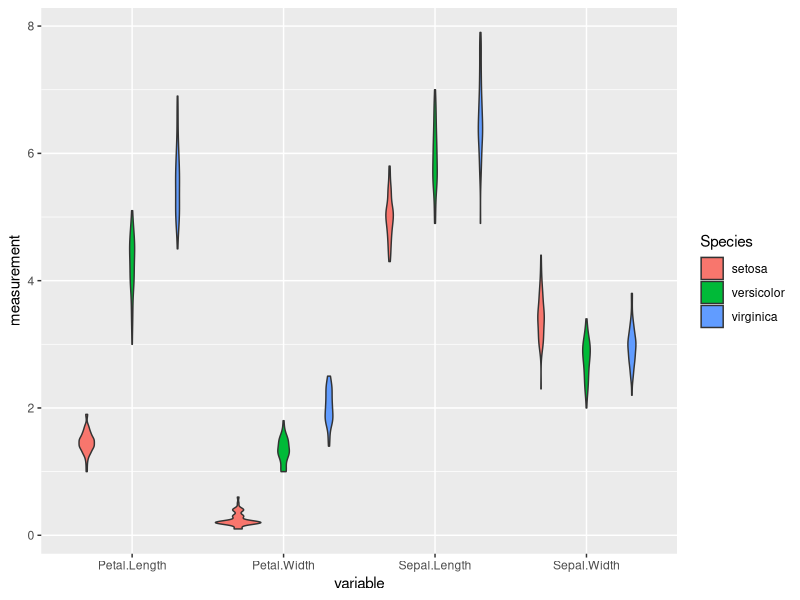

The R script that drew this image:
library(vegan)
library(tidyverse)

####reshaping data####
#make tidy data
#gather, spread

iris <- as_tibble(iris)
iris

#select
iris %>% select(Sepal.Length, Species)

iris %>% select(-Sepal.Width)
iris %>% select(Sepal.Length:Petal.Length)

iris %>% rename(sepal_length = Sepal.Length, spp = Species)
iris %>% rename(`sepal_length` = Sepal.Length)
iris %>% rename(`1` = Sepal.Length)

iris %>% filter(Sepal.Length > 5, Petal.Length < 2) %>%
 select(Species)

iris[iris$Sepal.Length > 5 & iris$Petal.Length < 2, "Species"]

iris %>% group_by(Species)

#mutate
iris %>% mutate(petal.area = Petal.Length * Petal.Width)
iris %>%  mutate(Species = toupper(Species))

iris %>% group_by(Species) %>% summarise (mean_petal_length = mean(Petal.Length), sd(Petal.Length))

iris %>% group_by(Species) %>% 
  mutate(mean_petal_length = mean(Petal.Length)) %>% 
ungroup() 

iris %>% arrange(Petal.Length)
iris %>% arrange(desc(Petal.Length))

iris %>% group_by(Species) %>%  arrange(Petal.Length) %>% slice(1:3)

iris %>% group_by(Species) %>% nest()

iris %>% group_by(Species) %>% 
  nest() %>% 
  mutate(mod = map(data, ~lm(Sepal.Length ~ Sepal.Width, data= . ))) %>% 
  mutate(coef = map(mod, broom::tidy)) %>% 
  unnest(coef)

iris %>% 
  rownames_to_column() %>% 
  gather(key = variable, value = measurement, -Species, -rowname ) %>% 
  group_by(Species, variable) %>% 
  summarise(mean = mean(measurement))

iris %>%
  rownames_to_column() %>% 
  gather(key = variable, value = measurement, -Species, -rowname) %>% 
  ggplot(aes(x = variable, y = measurement, fill = Species)) + geom_violin()
         